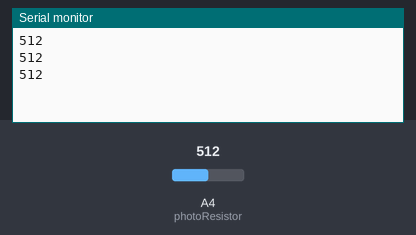
Bench run of a sketch on a simulated Arduino Uno, built with avr-gcc and run on an emulated ATmega328P. Parts: the last lines printed to the serial monitor. Inputs (shaded band) come from the test bench; at power-on: A4 (photoResistor) = 512.

Above: at 1.3 s.
1.4 s: A4 (photoResistor) set to 716
At 1.9 s:
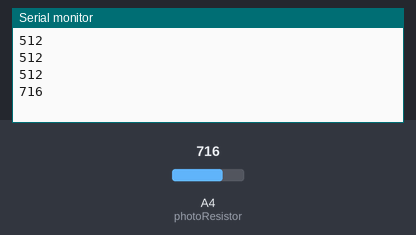
2.9 s: A4 (photoResistor) set to 900
At 3.4 s:
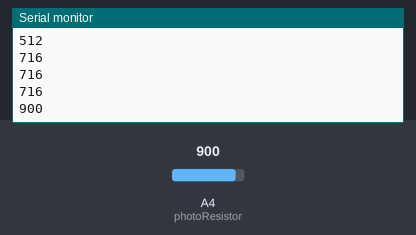
Timing chart, 0 to 5.9 s (numbered marks = the images above; inputs shaded):
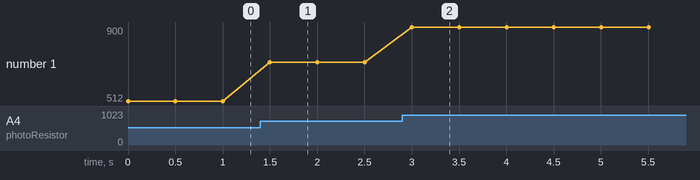

Measured:
- after the input at 1.4 s, the serial monitor: prints a new line after 0.10 s (image 1)
- after the input at 2.9 s, the serial monitor: prints a new line after 0.10 s (image 2)
- plotted number 1: 512 → 716 after the input at 1.4 s, 716 → 900 after the input at 2.9 s

The sketch:

photoresistor.ino
```cpp
const int photoResistor = A4;
int sensorValue;

void setup(){
 pinMode(photoResistor, INPUT);
 Serial.begin(9600);
}

void loop(){
  sensorValue = analogRead(photoResistor);
  Serial.println(sensorValue);

  delay(500);
}
```
